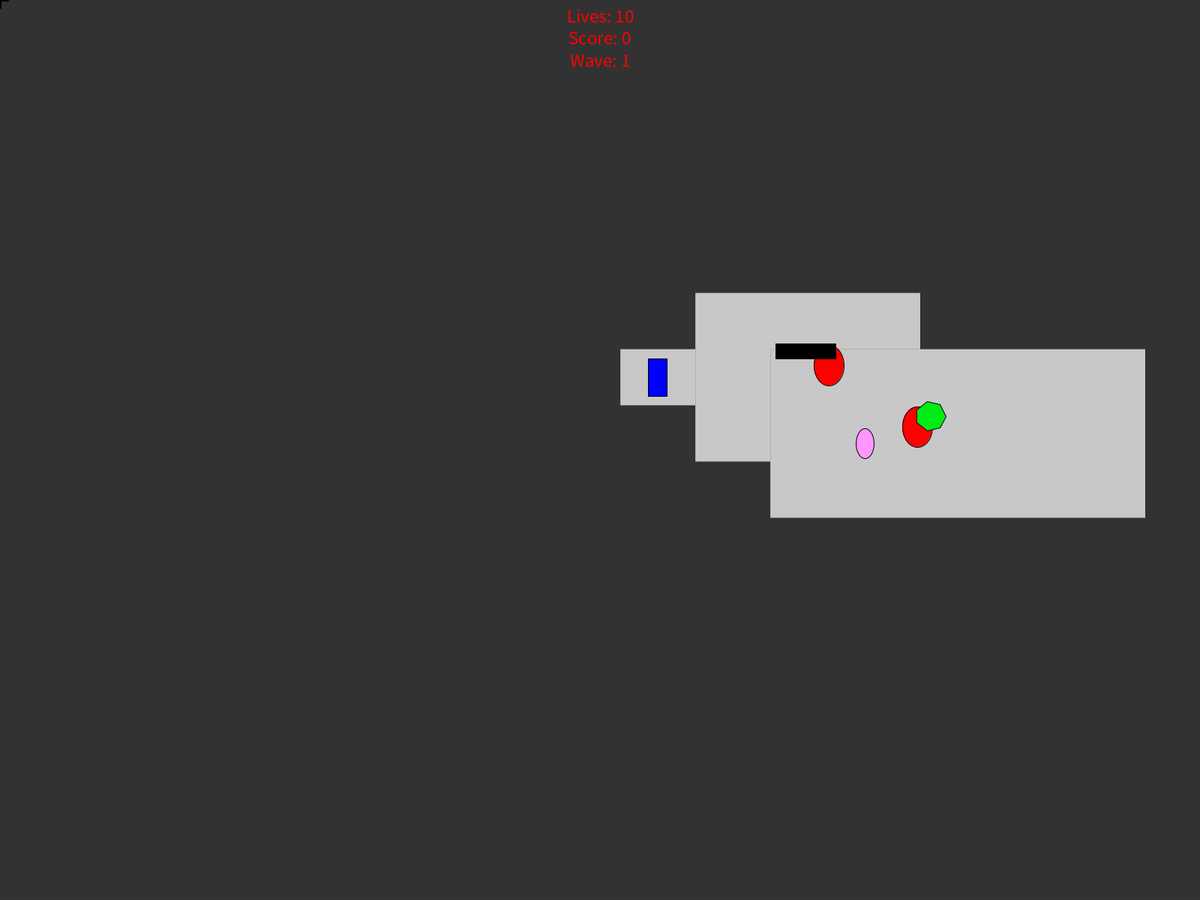
Frame 1 (no input)
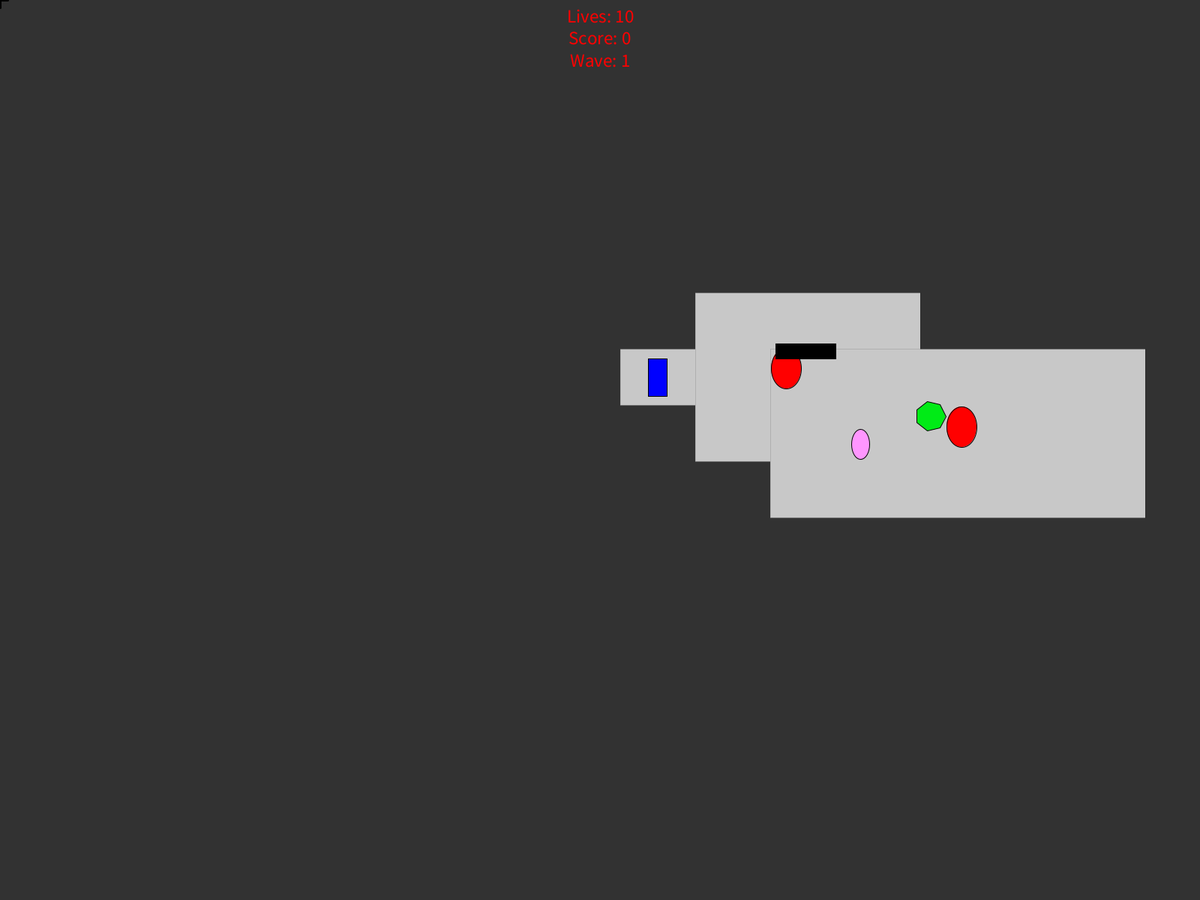
Frame 60 (the mouse pressed at the canvas centre just before this capture)
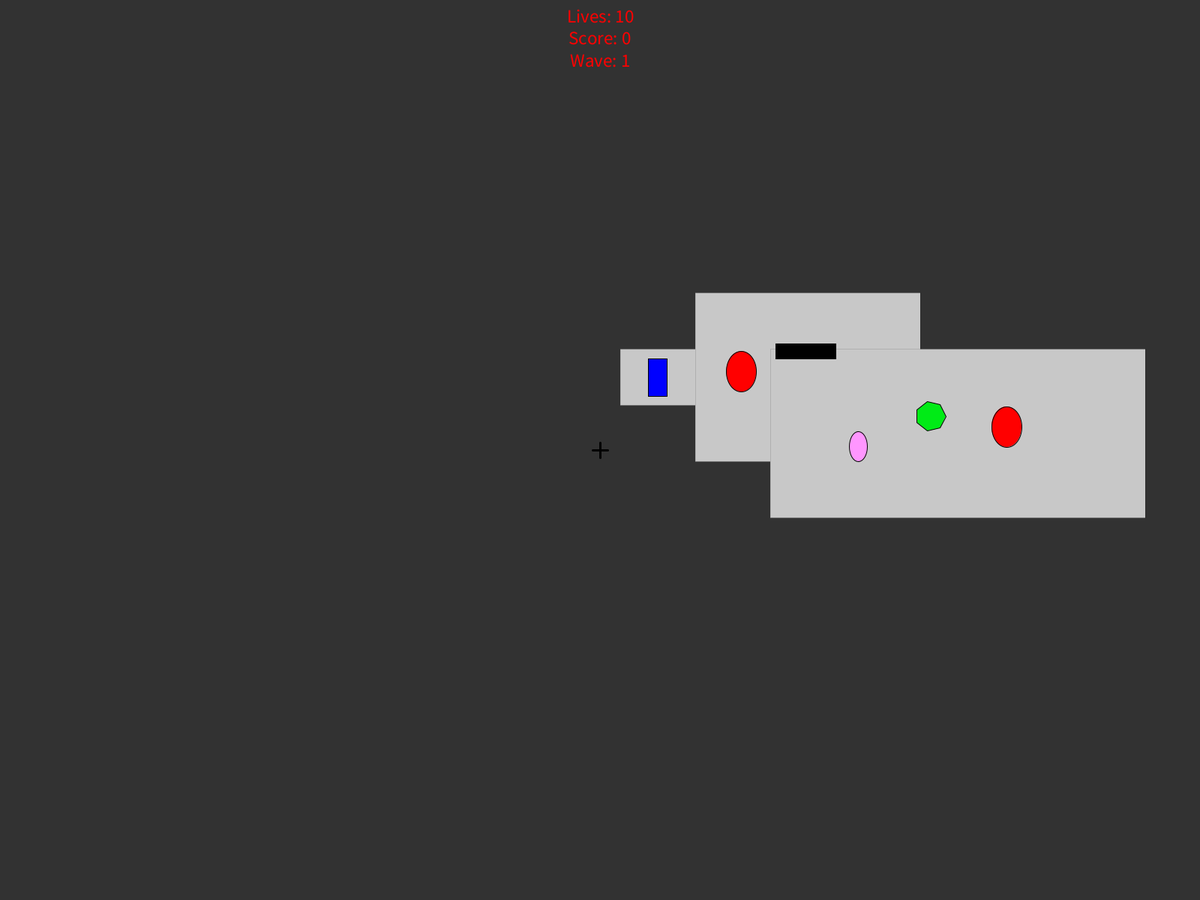
Frame 120 (the mouse held since frame 60 and released just before this capture)

The Processing sketch that drew these frames (run headless with seeded random() and noise(); from frame 60 on, the mouse is pressed at the canvas centre):

// Processing sketch: Robotron
// ── Robotron.pde
Digger digger;
ArrayList<Section> map;
int wave, possPows;
boolean waveStarted;
boolean surviving;
int score;

Player player;
ArrayList<Human> family;
ArrayList<AttackRob> attackers;
ArrayList<AttackFamRob> famAttackers;
ArrayList<TransformRob> transformers;
ArrayList<SuperRob> supers;
ArrayList<Bullet> bullets;
ArrayList<PowerUp> powers;
ArrayList<Obstacle> obs;

void setup() {
  fullScreen();
  background(50);
  rectMode(CENTER);
  textAlign(CENTER);
  wave = 0;
  surviving = true;
  score = 0;
  
  nextWave();
}


void nextWave() {
  background(50);
  wave++;
  waveStarted = false;
  digger = new Digger();
  map = new ArrayList<Section>();
  createBoard();
  
  player = new Player(map.get(0));
  family = new ArrayList<Human>();
  attackers = new ArrayList<AttackRob>();
  famAttackers = new ArrayList<AttackFamRob>();
  transformers = new ArrayList<TransformRob>();
  supers = new ArrayList<SuperRob>();
  bullets = new ArrayList<Bullet>();
  powers = new ArrayList<PowerUp>();
  obs = new ArrayList<Obstacle>();
  
  int room = 0;
  for (int i = 0; i < wave + 1; i++) {
    if (i % 3 == 0 && i != 0) {
      room = (int) random(1, map.size());
      AttackFamRob rob = new AttackFamRob(map.get(room));
      famAttackers.add(rob);
    }
    if (i % 4 == 0 && i != 0) {
      room = (int) random(1, map.size());
      TransformRob trans = new TransformRob(map.get(room));
      transformers.add(trans);
    }
    else {
      room = (int) random(1, map.size());
      AttackRob rob = new AttackRob(map.get(room));
      attackers.add(rob);
    }
  }
  
  if (possPows <= 25) {
    possPows++;
  }
  for (int i = 0; i < 1; i++) {
    int which = (int) random(1, 2);
    room = (int) random(0, map.size());
    PowerUp power = new PowerUp(map.get(room), which);
    powers.add(power);
    
    room = (int) random(1, map.size());
    Obstacle ob = new Obstacle(map.get(room));
    obs.add(ob);
  }
  
  // generate humans
  for (int i  = 0; i < wave; i++) {
    room = (int) random(1, map.size());
    family.add(new Human(map.get(room)));
  }
  waveStarted = true;
}

void createBoard() {  
  digger.drawRoom();
  int maxRooms = wave + 1;
  int currRooms = 0;
  while (currRooms < 5 && currRooms < maxRooms) {
    println("move and corridor");
    digger.move();
    Section corridor = digger.drawCorridor();
    if (corridor != null) {
      map.add(corridor);
    }
    int chance = (int) random(0, 100);
    //println(chance);
    if (chance < 25) {
      println("chance");
      Section room = digger.drawRoom();
      if (room != null) {
        map.add(room);
        currRooms++;
      }
    }
    println("----------------------------OOOOO----------------------------");
  }
}


void draw() {
  background(50);
  if (!waveStarted) {
    // screen offering to move to next wave
    text("Another wave is coming.\nPress ENTER to engage.", displayWidth / 2, displayHeight / 2);
  }
  else if (surviving) {
    for (int i = 0; i < map.size(); i++) {
      map.get(i).draw();
    }
    player.draw();
    strokeWeight(1);
    stroke(0);
    for (int i = 0; i < family.size(); i++) {
      family.get(i).draw();
    }
    for (int i = 0; i < bullets.size(); i++) {
      if (bullets.get(i) != null && bullets.get(i).isInRoom()) {
        bullets.get(i).draw();
      }
      else {
        bullets.remove(i--);
        if (!bullets.isEmpty() && i < 0) {
          i = 0;
        }
      }
    }
    
    // CREATE ALL ROBOTS
    for (int i = 0; i < attackers.size(); i++) {
      Bullet shot = (attackers.get(i).draw());
      if (shot != null) {
        bullets.add(shot);
      }
    }
    for (int i = 0; i < famAttackers.size(); i++) {
      Bullet shot = (famAttackers.get(i).draw());
      if (shot != null) {
        bullets.add(shot);
      }
    }
    for (int i = 0; i < transformers.size(); i++) {
      transformers.get(i).draw();
    }
    for (int i = 0; i < supers.size(); i++) {
      Bullet shot = supers.get(i).draw();
      if (shot != null) {
        bullets.add(shot);
      }
    }
        
    for (int i = 0; i < powers.size(); i++) {
      powers.get(i).draw();
    }
    for (int i = 0; i < obs.size(); i++) {
      obs.get(i).draw();
    }
    
    // TEXT ON SCREEN
    textSize(25);
    fill(255, 0, 0);
    text("Lives: " + player.lives + "\nScore: " + score + "\nWave: " + wave, displayWidth / 2, 30);
    stroke(0);
    strokeWeight(3);
    line(mouseX - 10, mouseY, mouseX + 10, mouseY);
    line(mouseX, mouseY - 10, mouseX, mouseY + 10);
    
    contact();
    if (attackers.isEmpty() && famAttackers.isEmpty() && transformers.isEmpty() && supers.isEmpty()) {
      waveStarted = false;
    }
    if (player.lives <= 0) {
      surviving = false;
    }
  }
  else {
    // game over, humanity is over
    text("Game Over.\nHumanity has fallen.\nScore: " + score + "\nPress ENTER to try again.", displayWidth / 2, displayHeight / 2);
  }
}

void mousePressed() {
}

void mouseReleased() {
  if (waveStarted) {
    bullets.add(player.fire(mouseX, mouseY));
  }
}

void keyPressed() {
  if (key == 'w' && waveStarted && surviving) {
    player.move('w');
  }
  if (key == 'a' && waveStarted && surviving) {
    player.move('a');
  }
  if (key == 'd' && waveStarted && surviving) {
    player.move('d');
  }
  if (key == 's' && waveStarted && surviving) {
    player.move('s');
  }
  if (key == ENTER && !waveStarted) {
    nextWave();
  }
  if (key == ENTER && !surviving) {
    setup();
  }
}

void keyReleased() {
  
}

void contact() {
  // comment out to switch off detection features
  bulletContact();
  playObsCont();
  if (surviving) {
    playHumCont();
    playPowCont();
    robHumCont();
  }
}

void bulletContact() {
  // check if bullet has come into contact with player
  // humans or any of the robots
  // destroy anything that is in contact
  // if humans arraylist reaches size 0 then return   surviving = false
  
  // player hit
  int topedge1 = (int) player.position.y - player.height / 2;
  int leftedge1 = (int) player.position.x - player.width / 2;
  int bottomedge1 = (int) player.position.y + player.height / 2;
  int rightedge1 = (int) player.position.x + player.width / 2;
  
  for (int i = 0; i < bullets.size(); i++) {
    if (!bullets.isEmpty() && (bullets.get(i).owner == 1 || bullets.get(i).owner == 3)) {
      int topedge2 = (int) bullets.get(i).position.y - bullets.get(i).height / 2;
      int leftedge2 = (int) bullets.get(i).position.x - bullets.get(i).width / 2;
      int bottomedge2 = (int) bullets.get(i).position.y + bullets.get(i).height / 2;
      int rightedge2 = (int) bullets.get(i).position.x + bullets.get(i).width / 2;
      
      if (leftedge1 < rightedge2 && rightedge1 > leftedge2 && bottomedge1 > topedge2 && topedge1 < bottomedge2) {
        bullets.remove(i--);         
        if (!bullets.isEmpty() && i < 0) {
          i = 0;
        };
        player.hit();
        println("Player Lives: " + player.lives);
        if (player.lives == 0) {
          surviving = false;
          return;
        }
      }
      
      // SHOOT OBSTACLE BY ATTACKER
      for (int j = 0; j < obs.size(); j++) {
        if (!bullets.isEmpty()) {
          int topedge3 = (int) obs.get(j).position.y - obs.get(j).height / 2;
          int leftedge3 = (int) obs.get(j).position.x - obs.get(j).width / 2;
          int bottomedge3 = (int) obs.get(j).position.y + obs.get(j).height / 2;
          int rightedge3 = (int) obs.get(j).position.x + obs.get(j).width / 2;
          
          if (leftedge3 < rightedge2 && rightedge3 > leftedge2 && bottomedge3 > topedge2 && topedge3 < bottomedge2) {
            bullets.remove(i--);         if (!bullets.isEmpty() && i < 0) {           i = 0;         };
          }
        }
      }
    }
    
    // famattack robot shot
    if (!bullets.isEmpty() && bullets.get(i).owner == 2) {
      int topedge2 = (int) bullets.get(i).position.y - bullets.get(i).height / 2;
      int leftedge2 = (int) bullets.get(i).position.x - bullets.get(i).width / 2;
      int bottomedge2 = (int) bullets.get(i).position.y + bullets.get(i).height / 2;
      int rightedge2 = (int) bullets.get(i).position.x + bullets.get(i).width / 2;
      
      for (int j = 0; j < obs.size(); j++) {
        if (!bullets.isEmpty() && !family.isEmpty()) {
          int topedge3 = (int) family.get(j).position.y - family.get(j).height / 2;
          int leftedge3 = (int) family.get(j).position.x - family.get(j).width / 2;
          int bottomedge3 = (int) family.get(j).position.y + family.get(j).height / 2;
          int rightedge3 = (int) family.get(j).position.x + family.get(j).width / 2;
          
          if (leftedge3 < rightedge2 && rightedge3 > leftedge2 && bottomedge3 > topedge2 && topedge3 < bottomedge2) {
            bullets.remove(i--);         
            if (!bullets.isEmpty() && i < 0) {
              i = 0;
            };
            family.remove(j);
            if (family.isEmpty()) {
              surviving = false;
            }
          }
        }
      }
    }
    
    // shots from player
    else if (!bullets.isEmpty() && surviving && bullets.get(i).owner == 0) {
      for (int j = 0; j < attackers.size(); j++) {
        if (!bullets.isEmpty()) {
          PVector dist = new PVector();
          dist.x = abs(attackers.get(j).position.x - bullets.get(i).position.x);
          dist.y = abs(attackers.get(j).position.y - bullets.get(i).position.y);
          
          if (dist.x > (bullets.get(i).width / 2 + attackers.get(j).width / 2) || (dist.y > (bullets.get(i).height / 2 + attackers.get(j).height / 2))) {
            continue;
          }
          if (dist.x <= bullets.get(i).width / 2 || dist.y <= bullets.get(i).height / 2) {
            bullets.remove(i--);         if (!bullets.isEmpty() && i < 0) {           i = 0;         };
            attackers.remove(j);
            incScore(-1);
            continue;
          }
          
          int dist_sq = (int) Math.pow(dist.x - bullets.get(i).width / 2, 2) + (int) Math.pow(dist.y - bullets.get(i).width/ 2, 2);
          if (dist_sq <= (int) Math.pow(attackers.get(j).width, 2) || dist_sq <= (int) Math.pow(attackers.get(j).height, 2)) {
            bullets.remove(i--);         if (!bullets.isEmpty() && i < 0) {           i = 0;         };
            attackers.remove(j);
            incScore(-1);
          }
        }
      }
      for (int j = 0; j < famAttackers.size(); j++) {
        if (!bullets.isEmpty()) {
          PVector dist = new PVector();
          dist.x = abs(famAttackers.get(j).position.x - bullets.get(i).position.x);
          dist.y = abs(famAttackers.get(j).position.y - bullets.get(i).position.y);
          
          if (dist.x > (bullets.get(i).width / 2 + famAttackers.get(j).width / 2) || (dist.y > (bullets.get(i).height / 2 + famAttackers.get(j).height / 2))) {
            continue;
          }
          if (dist.x <= bullets.get(i).width / 2 || dist.y <= bullets.get(i).height / 2) {
            bullets.remove(i--);         if (!bullets.isEmpty() && i < 0) {           i = 0;         };
            famAttackers.remove(j);
            incScore(-2);
            continue;
          }
          
          int dist_sq = (int) Math.pow(dist.x - bullets.get(i).width / 2, 2) + (int) Math.pow(dist.y - bullets.get(i).width/ 2, 2);
          if (dist_sq <= (int) Math.pow(famAttackers.get(j).width, 2) || dist_sq <= (int) Math.pow(famAttackers.get(j).height, 2)) {
            bullets.remove(i--);         if (!bullets.isEmpty() && i < 0) {           i = 0;         };
            famAttackers.remove(j);
            incScore(-2);
          }
        }
      }
      for (int j = 0; j < transformers.size(); j++) {
        if (!bullets.isEmpty()) {
          PVector dist = new PVector();
          dist.x = abs(transformers.get(j).position.x - bullets.get(i).position.x);
          dist.y = abs(transformers.get(j).position.y - bullets.get(i).position.y);
          
          if (dist.x > (bullets.get(i).width / 2 + transformers.get(j).width / 2) || (dist.y > (bullets.get(i).height / 2 + transformers.get(j).height / 2))) {
            continue;
          }
          if (dist.x <= bullets.get(i).width / 2 || dist.y <= bullets.get(i).height / 2) {
            bullets.remove(i--);
            if (!bullets.isEmpty() && i < 0) {
              i = 0;
            };
            transformers.remove(j);
            incScore(-2);
            continue;
          }
          
          int dist_sq = (int) Math.pow(dist.x - bullets.get(i).width / 2, 2) + (int) Math.pow(dist.y - bullets.get(i).width/ 2, 2);
          if (dist_sq <= (int) Math.pow(transformers.get(j).width, 2) || dist_sq <= (int) Math.pow(transformers.get(j).height, 2)) {
            bullets.remove(i--);         
            if (!bullets.isEmpty() && i < 0) {
              i = 0;
            };
            transformers.remove(j);
            incScore(-2);
          }
        }
      }
      for (int j = 0; j < supers.size(); j++) {
        // TODO: supers can have multiple lives
        if (!bullets.isEmpty()) {
          PVector dist = new PVector();
          dist.x = abs(supers.get(j).position.x - bullets.get(i).position.x);
          dist.y = abs(supers.get(j).position.y - bullets.get(i).position.y);
          
          if (dist.x > (bullets.get(i).width / 2 + supers.get(j).width / 2) || (dist.y > (bullets.get(i).height / 2 + supers.get(j).height / 2))) {
            continue;
          }
          if (dist.x <= bullets.get(i).width / 2 || dist.y <= bullets.get(i).height / 2) {
            bullets.remove(i--);
            if (!bullets.isEmpty() && i < 0) {
              i = 0;
            };
            supers.remove(j);
            incScore(-2);
            continue;
          }
          
          int dist_sq = (int) Math.pow(dist.x - bullets.get(i).width / 2, 2) + (int) Math.pow(dist.y - bullets.get(i).width/ 2, 2);
          if (dist_sq <= (int) Math.pow(supers.get(j).width, 2) || dist_sq <= (int) Math.pow(supers.get(j).height, 2)) {
            bullets.remove(i--);         
            if (!bullets.isEmpty() && i < 0) {
              i = 0;
            };
            supers.remove(j);
            incScore(-2);
          }
        }
      }
      
      for (int j = 0; j < obs.size(); j++) {
        if (!bullets.isEmpty()) {
          int topedge2 = (int) bullets.get(i).position.y - bullets.get(i).height / 2;
          int leftedge2 = (int) bullets.get(i).position.x - bullets.get(i).width / 2;
          int bottomedge2 = (int) bullets.get(i).position.y + bullets.get(i).height / 2;
          int rightedge2 = (int) bullets.get(i).position.x + bullets.get(i).width / 2;
          
          int topedge3 = (int) obs.get(j).position.y - obs.get(j).height / 2;
          int leftedge3 = (int) obs.get(j).position.x - obs.get(j).width / 2;
          int bottomedge3 = (int) obs.get(j).position.y + obs.get(j).height / 2;
          int rightedge3 = (int) obs.get(j).position.x + obs.get(j).width / 2;
          
          if (leftedge3 < rightedge2 && rightedge3 > leftedge2 && bottomedge3 > topedge2 && topedge3 < bottomedge2) {
            bullets.remove(i--);         if (!bullets.isEmpty() && i < 0) {           i = 0;         };
            obs.remove(j);
          }
        }
      }
      
      if (attackers.isEmpty() && famAttackers.isEmpty() && transformers.isEmpty() && supers.isEmpty()) {
        waveStarted = false;
      }
    }
  }
}

// PLAYER-HUMAN-CONTACT
void playHumCont() {
  PVector dist = new PVector();
  for (int i = 0; i < family.size(); i++) {
    dist.x = abs(family.get(i).position.x - player.position.x);
    dist.y = abs(family.get(i).position.y - player.position.y);
    
    if (dist.x > (player.width / 2 + family.get(i).width / 2) || (dist.y > (player.height / 2 + family.get(i).height / 2))) {
      // does not save
      continue;
    }
    if (dist.x <= player.width / 2 || dist.y <= player.height / 2) {
      // saved a human
      incScore(i);
      family.remove(i);
      continue;
    }
    
    int dist_sq = (int) Math.pow(dist.x - player.width / 2, 2) + (int) Math.pow(dist.y - player.width/ 2, 2);
    if (dist_sq <= (int) Math.pow(family.get(i).width, 2) || dist_sq <= (int) Math.pow(family.get(i).height, 2)) {
      // saved human
      incScore(i);
      family.remove(i);
    }
  }
}


// PLAYER-POWERUP-CONTACT
void playPowCont() {
  float px1 = player.position.x - player.width / 2;
  float py1 = player.position.y - player.height / 2;
  float px2 = player.position.x + player.width / 2;
  float py2 = player.position.y - player.height / 2;
  float px3 = player.position.x + player.width / 2;
  float py3 = player.position.y + player.height / 2;
  float px4 = player.position.x - player.width / 2;
  float py4 = player.position.y + player.height / 2;
  float[] playVerts = {px1, py1, px2, py2, px3, py3, px4, py4};
  
  for (int i = 0; i < powers.size(); i++) {
    for (int j = 0; j < playVerts.length; j++) {
      float x = playVerts[j++];
      float y = playVerts[j];
      if (!powers.isEmpty() && powers.get(i).contains(x, y)) {
        int type = powers.get(i).activate();
        if (type == 0) {
          // activate power
          slow();
        }
        else {
          player.invincible();
        }
        powers.remove(i);
      }
    }
  }
}

void playObsCont() {
  int topedge1 = (int) player.position.y - player.height / 2;
  int leftedge1 = (int) player.position.x - player.width / 2;
  int bottomedge1 = (int) player.position.y + player.height / 2;
  int rightedge1 = (int) player.position.x + player.width / 2;
  
  for (int i = 0; i < obs.size(); i++) {
    int topedge2 = (int) obs.get(i).position.y - obs.get(i).height / 2;
    int leftedge2 = (int) obs.get(i).position.x - obs.get(i).width / 2;
    int bottomedge2 = (int) obs.get(i).position.y + obs.get(i).height / 2;
    int rightedge2 = (int) obs.get(i).position.x + obs.get(i).width / 2;
    
    if (leftedge1 < rightedge2 && rightedge1 > leftedge2 && bottomedge1 > topedge2 && topedge1 < bottomedge2) {
        player.hit();
        if (player.lives == 0) {
          surviving = false;
          return;
        }
        player.bumpWall();
      }
  }
}

void slow() {
  for (int i = 0; i < attackers.size(); i++) {
    attackers.get(i).slow();
  }
  for (int i = 0; i < famAttackers.size(); i++) {
    famAttackers.get(i).slow();
  }
  for (int i = 0; i < transformers.size(); i++) {
    transformers.get(i).slow();
  }
}

// ADD TO THE USERS SCORE
void incScore(int i) {
  if (i == -1) {
    score += 50;
  }
  else if (i == -2) {
    score += 75;
  }
  else if (i == -3) {
    // shot super robot/ ex-human
    // deduct points?
    // no points
  }
  else if (family.get(i).member == 0) {
    score += 100;
  }
  else if (family.get(i).member == 1) {
    score += 200;
  }
  else if (family.get(i).member == 2) {
    score += 300;
  }
}

// ROBOT-HUMAN-CONTACT
void robHumCont() {
  // check for human attack robots
  // and for transformers
  // for transformers remove human and add super robot
  for (int i = 0; i < transformers.size(); i++) {
    for (int j = 0; j < family.size(); j++) {
      
      float a = Math.abs(transformers.get(i).position.x - family.get(j).position.x);
      float b = Math.abs(transformers.get(i).position.y - family.get(j).position.y);
      
      a = a * a;
      b = b * b;
      
      float dist = (float) Math.sqrt(a + b);

      if (dist < transformers.get(i).width / 2 + family.get(j).width / 2 && dist < transformers.get(i).height / 2 + family.get(j).height / 2) {
        SuperRob hybrid = new SuperRob(family.get(j).position.x, family.get(j).position.y);
        family.remove(j);
        if (family.isEmpty()) {
          surviving = false;
        }
        supers.add(hybrid);
      }
    }
  }
   
  for (int i = 0; i < attackers.size(); i++) {
    PVector dist = new PVector();
    dist.x = abs(attackers.get(i).position.x - player.position.x);
    dist.y = abs(attackers.get(i).position.y - player.position.y);
    
    if (dist.x > (player.width / 2 + attackers.get(i).width / 2) || (dist.y > (player.height / 2 + attackers.get(i).height / 2))) {
      // miss
      continue;
    }
    if (dist.x <= player.width / 2 || dist.y <= player.height / 2) {
      // contact
      println(player.counter2);
      if (player.counter2 == 0 ) {
        println("contact");
        player.hit();
      }
      if (player.lives == 0) {
        surviving = false;
        return;
      }
    }
    
    int dist_sq = (int) Math.pow(dist.x - player.width / 2, 2) + (int) Math.pow(dist.y - player.width/ 2, 2);
    if (dist_sq <= (int) Math.pow(attackers.get(i).width, 2) || dist_sq <= (int) Math.pow(attackers.get(i).height, 2)) {
      // contact
      println(player.counter2);
      if (player.counter2 == 0 ) {
        println("contact");
        player.hit();
      }
      if (player.lives == 0) {
        surviving = false;
        return;
      }
    }
  }
}

/*
  Contact of objects
  https://www.gamedevelopment.blog/collision-detection-circles-rectangles-and-polygons/
*/

// ── AttackFamRob.pde
final class AttackFamRob {
  PVector position, target, vector, velocity;
  float orientation;
  Section location;
  int width, height;
  int radiusW, radiusH;
  boolean see;  // true for player, false for family
  int start, cooldown;
  float speed, counter;
  
  AttackFamRob(Section room) {
    this.position = new PVector((int) random(room.position.x - room.width / 2, room.position.x + room.width / 2), (int) random(room.position.y - room.height / 2, room.position.y + room.height / 2));
    this.vector = new PVector(0, 0);
    this.velocity = new PVector(0, 0);
    this.orientation = 0f;
    this.location = room;
    this.width = displayWidth / 40;
    this.height = displayHeight / 22;
    this.radiusW = displayWidth / 3;
    this.radiusH = displayHeight / 3;
    this.cooldown = 0;
    this.speed = .5f;
    this.start = second * 2;
  }
  
  Bullet draw() {
    strokeWeight(1);
    fill(255, 138, 79);
    ellipse(position.x, position.y, width, height);
    // orange for family attacker
    cooldown--;
    return move();
  }
  
  Bullet move() {    
    // chase using target var
    if (see && isInRoom()) {
      this.vector = new PVector(target.x - position.x, target.y - position.y);
      this.velocity = new PVector((float)vector.x, (float)vector.y);      
    }
    else if (!see && isInRoom()) {
      velocity.x = cos(orientation);
      velocity.y = sin(orientation);
    }
    else if (!see && !isInRoom()) {
      // BOUNCE OFF EDGE
      orientation = orientation + PI;
      if ((position.x < location.position.x + location.width / 2) || (position.x > location.position.x - location.width / 2)) velocity.x = -velocity.x ;
      if ((position.y < location.position.y + location.height / 2) || (position.y > location.position.y - location.height / 2)) velocity.y = -velocity.y ;
    }

    
    velocity.normalize().mult(speed);
    position.add(velocity);
    
    float targetOrientation = atan2(velocity.y, velocity.x);
    if (abs(targetOrientation - orientation) <= ORIENT_INC) {
      orientation = targetOrientation;
      if (counter > 0) {
        counter--;
      }
      else if (counter == 0) { 
        speed = 1;
      }
      return scan();
    }
    
    // CORRECT ORIENTATION FROM COMPLETE ROTATIONS
    if (targetOrientation < orientation) {
      if (orientation - targetOrientation < PI) orientation -= ORIENT_INC;
      else orientation += ORIENT_INC;
    }
    else {
      if (targetOrientation - orientation < PI) orientation += ORIENT_INC;
      else orientation -= ORIENT_INC; 
    }
    
    // Keep in bounds
    if (orientation > PI) orientation -= 2 * PI;
    else if (orientation < -PI) orientation += 2 * PI;    
      
    if (counter > 0) {
      counter--;
    }
    else if (counter == 0) { 
      speed = 1;
    }
      
    return scan();
  }
  
  Bullet scan() {
    float shortest = displayWidth;
    int victim = 0;
    for (int i = 0; i < family.size(); i++) {
      // for all, detect shortest dist
      float a = Math.abs(position.x - family.get(i).position.x);
      float b = Math.abs(position.y - family.get(i).position.y);
      
      a = a * a;
      b = b * b;
      
      float dist = (float) Math.sqrt(a + b);
      
      if (dist < shortest) {
        shortest = dist;
        victim = i;
      }
    }
    if (!family.isEmpty()) {
      target = family.get(victim).position;
    }
    
    // perform scan
    see = false;
    // TODO: minus section size from radius measurements
    if (target.x > position.x - radiusW / 2 && target.x < position.x + radiusW / 2 &&
        target.y > position.y - radiusH / 2 && target.y < position.y + radiusH / 2) {
          see = true;
        }
    // see PursueSketch
    if (start > 0) {
      start--;
    }
    if(cooldown <= 0 && start == 0) {
      return fire(target);
    }
    else {
      return null;
    }
  }
  
  Bullet fire(PVector target) {
    Bullet bullet = new Bullet(position, target, 2);
    cooldown = second * 5;
    return bullet;
  }
  
  void slow() {
    counter = second * 3;
    speed = 0;
  }
  
  boolean isInRoom() {
    for (int i = 0; i < map.size(); i++) {
      float l2 = map.get(i).position.x - map.get(i).width / 2;
      float r2 = map.get(i).position.x + map.get(i).width / 2;
      float t2 = map.get(i).position.y - map.get(i).height / 2;
      float b2 = map.get(i).position.y + map.get(i).height / 2;
      
      if (position.x >= l2 && position.x <= r2 && position.y >= t2 && position.y <= b2) {
        return true;
      }
    }
    return false;
  }
}

// ── AttackRob.pde
final float ORIENT_INC = PI / 32; 
final int second = 60;

final class AttackRob {
  PVector position, target, vector, velocity;
  float orientation;
  Section location;
  int width, height;
  int radiusW, radiusH;
  boolean see;  // true for player, false for family
  int start, cooldown;
  int speed, counter;
  
  AttackRob(Section room) {
    this.position = new PVector((int) random(room.position.x - room.width / 2, room.position.x + room.width / 2), (int) random(room.position.y - room.height / 2, room.position.y + room.height / 2));
    this.vector = new PVector(0, 0);
    this.velocity = new PVector(0, 0);
    this.orientation = 0f;
    this.location = room;
    this.width = displayWidth / 40;
    this.height = displayHeight / 22;
    this.radiusW = displayWidth / 3;
    this.radiusH = displayHeight / 3;
    this.cooldown = 0;
    this.speed = 1;
    this.start = second * 2;
  }
  
  Bullet draw() {
    strokeWeight(1);
    fill(255, 0, 0);
    ellipse(position.x, position.y, width, height);
    // orange for family attacker
    cooldown--;
    return move();
  }
  
  Bullet move() {    
    // chase using target var
    if (see && isInRoom()) {
      this.vector = new PVector(target.x - position.x, target.y - position.y);
      this.velocity = new PVector((float)vector.x, (float)vector.y);      
    }
    else if (!see && isInRoom()) {
      velocity.x = cos(orientation);
      velocity.y = sin(orientation);
    }
    else if (!see && !isInRoom()) {
      // BOUNCE OFF EDGE
      orientation = orientation + PI;
      if ((position.x < location.position.x + location.width / 2) || (position.x > location.position.x - location.width / 2)) velocity.x = -velocity.x ;
      if ((position.y < location.position.y + location.height / 2) || (position.y > location.position.y - location.height / 2)) velocity.y = -velocity.y ;
    }

    
    velocity.normalize().mult(speed);
    position.add(velocity);
    
    float targetOrientation = atan2(velocity.y, velocity.x);
    if (abs(targetOrientation - orientation) <= ORIENT_INC) {
      orientation = targetOrientation;
      if (counter > 0) {
        counter--;
      }
      else if (counter == 0) { 
        speed = 1;
      }
      return scan();
    }
    
    // CORRECT ORIENTATION FROM COMPLETE ROTATIONS
    if (targetOrientation < orientation) {
      if (orientation - targetOrientation < PI) orientation -= ORIENT_INC;
      else orientation += ORIENT_INC;
    }
    else {
      if (targetOrientation - orientation < PI) orientation += ORIENT_INC;
      else orientation -= ORIENT_INC; 
    }
    
    // Keep in bounds
    if (orientation > PI) orientation -= 2 * PI;
    else if (orientation < -PI) orientation += 2 * PI;    
      
    if (counter > 0) {
      counter--;
    }
    else if (counter == 0) { 
      speed = 1;
    }
      
    return scan();
  }
  
  Bullet scan() {
    target = player.position;
    
    // perform scan
    see = false;
    // TODO: minus section size from radius measurements
    if (player.position.x > position.x - radiusW / 2 && player.position.x < position.x + radiusW / 2 &&
        player.position.y > position.y - radiusH / 2 && player.position.y < position.y + radiusH / 2) {
          see = true;
        }
    // see PursueSketch
    if (start > 0) {
      start--;
    }
    if(cooldown <= 0 && start == 0) {
      return fire(target);
    }
    else {
      return null;
    }
  }
  
  Bullet fire(PVector target) {
    Bullet bullet = new Bullet(position, target, 1);
    cooldown = second / 2;
    return bullet;
  }
  
  void slow() {
    counter = second * 3;
    speed = 0;
  }
  
  boolean isInRoom() {
    for (int i = 0; i < map.size(); i++) {
      float l2 = map.get(i).position.x - map.get(i).width / 2;
      float r2 = map.get(i).position.x + map.get(i).width / 2;
      float t2 = map.get(i).position.y - map.get(i).height / 2;
      float b2 = map.get(i).position.y + map.get(i).height / 2;
      
      if (position.x >= l2 && position.x <= r2 && position.y >= t2 && position.y <= b2) {
        return true;
      }
    }
    return false;
  }
}

// ── Bullet.pde
public class Bullet {
  PVector position, target, vector, velocity;
  int width, height;
  int owner;  // 0 for player, 1 for robot, 2 for famrobot, 3 for super
  int colour1, colour2, colour3;
  
  Bullet(PVector position, PVector target, int owner) {
    this.position = position.copy();
    this.target = target.copy();
    this.width = displayWidth / 250;
    this.height = displayHeight/ 150;
    this.owner = owner;
    this.vector = new PVector(target.x - position.x, target.y - position.y);
    this.velocity = new PVector((float)vector.x * 100, (float)vector.y * 100);
    velocity = velocity.normalize().mult(10);
    
    if (owner == 0) {
      this.colour1 = 0;
      this.colour2 = 0;
      this.colour3 = 255;
    }
    else if (owner == 1) {
      this.colour1 = 255;
      this.colour2 = 0;
      this.colour3 = 0;
    }
    else if (owner == 2) {
      this.colour1 = 255;
      this.colour2 = 138;
      this.colour3 = 79;
    }
    else if (owner == 3) {
      this.colour1 = 78;
      this.colour2 = 98;
      this.colour3 = 195;
    }
  }
  
  void draw() {
    move();
    strokeWeight(1);
    fill(colour1, 0, colour3);
    rect(position.x, position.y, width, height);
  }
  
  void move() {
    position.add(velocity);
  }
  
  boolean isInRoom() {
    for (int i = 0; i < map.size(); i++) {
      float l2 = map.get(i).position.x - map.get(i).width / 2;
      float r2 = map.get(i).position.x + map.get(i).width / 2;
      float t2 = map.get(i).position.y - map.get(i).height / 2;
      float b2 = map.get(i).position.y + map.get(i).height / 2;
      
      //println("xs " + l2 + " " + r2 + " ys" + t2 + " " + b2);
      //println("x: " + x + ", y: " + y);
      
      if (position.x >= l2 && position.x <= r2 && position.y >= t2 && position.y <= b2) {
        return true;
      }
    }
    return false;
  }
}

// ── Digger.pde
public class Digger {
  int id = 0, colour = 255;
  PVector position;
  boolean inRoom;    // summarises Fr and Fc
  int xSection = displayWidth / 16;
  int ySection = displayHeight / 16;
  ArrayList<PVector> placesBeen;
  
  Digger() {
    this.position = new PVector((int) random(displayWidth / 3, (displayWidth / 3) * 2), (int) random(displayHeight / 3, (displayHeight / 3) * 2));
    this.inRoom = false;
    placesBeen = new ArrayList<PVector>();
    placesBeen.add(position);
  }
  
  void draw() {
    text(id, position.x, position.y);
    id++;
    if (inRoom) {
      fill(colour, 0, 0);
    }
    else {
      fill (0, 255, 255);
    }
    rect(position.x, position.y, xSection, ySection);
  }
  
  public void move() {
    // floats are truncated to ints, 2.5 --> 2
    println("in room: " + detect());
    while (detect()) {        // GETTING STUCK IN LOOP, ESCAPE WITH COUNTER AND RETURN FALSE SO THAT DIGGER CAN BE MOVED TO ANOTHER START POINT AT EDGE OF A ROOM
      println("detecting room loop");
      int vertHoriz = (int) random(0, 2);
      if (vertHoriz == 0) {
        vertHoriz = (int) random(0, 2);
        if (vertHoriz == 0 && position.x < displayWidth - xSection) {
          position.x = position.x + xSection;
        }
        else if (vertHoriz == 1 && position.x > 0 + xSection) {
          position.x = position.x - xSection;
        }
      }
      else {
        vertHoriz = (int) random(0, 2);
        if (vertHoriz == 0 && position.y < displayHeight - ySection) {
          position.y = position.y + ySection;
        }
        else if (vertHoriz == 1 && position.y > 0 + ySection) {
          position.y = position.y - ySection;
        }
      }    
    }
    placesBeen.add(position);
  }
  
  boolean checkInRoom() {
    for (int i = 0; i < map.size(); i++) {
      if (position.x > map.get(i).position.x - map.get(i).width / 2 &&
          position.x < map.get(i).position.x + map.get(i).width / 2 &&
          position.y > map.get(i).position.y - map.get(i).height / 2 &&
          position.y > map.get(i).position.y - map.get(i).height / 2) {
            return true;
          }
    }
    return false;
  }
  
  // DRAW CORRIDOR SECTIONS
  public Section drawCorridor() {
    Section corridor = new Section((int) position.x, (int) position.y, xSection, ySection, false);
    while (detectRoomCollision(corridor)) {
      println("corridor");
      corridor = new Section((int) position.x, (int) position.y, xSection, ySection, false);
    }
    return corridor;
  }
  
  // DRAW FULL ROOM
  public Section drawRoom() {
    int roomWidth = (int) random(2, 6);
    int roomHeight = (int) random(2, 6);
        
    if (roomWidth % 2 == 0) {
      roomWidth += 1;
    }
    if (roomHeight % 2 == 0) {
      roomHeight += 1;
    }
    Section room = new Section((int) position.x, (int) position.y, xSection * roomWidth, ySection * roomHeight, true);
    int counter = 0;
    while (detectRoomCollision(room) && counter < 100) {
      room = new Section((int) position.x, (int) position.y, xSection * roomWidth, ySection * roomHeight, true);
      counter++;
      println("draw room loop");
    }
    println(counter + " collisions");
    if (counter < 100) {
      return room;
    }
    else {
      return null;
    }
  }
  
  // CHECKS IF DIGGER IS IN ROOM
  public boolean detect() {
    for (int i = 0; i < map.size(); i++) {
      if (position.x < map.get(i).position.x + map.get(i).width / 2 &&
          position.x > map.get(i).position.x - map.get(i).width / 2 &&
          position.y < map.get(i).position.y + map.get(i).height / 2 &&
          position.y > map.get(i).position.y - map.get(i).height / 2) {
            inRoom = true;
            return inRoom;
          }
    }
    inRoom = false;
    return inRoom;
  }
  
  public boolean detectRoomCollision(Section room) {
    println("detecting");
    //PVector topleft1 = new PVector(room.position.x - room.width / 2, room.position.y - room.height / 2);
    //PVector topright1 = new PVector(room.position.x + room.width / 2, room.position.y - room.height / 2);
    //PVector bottomleft1 = new PVector(room.position.x - room.width / 2, room.position.y + room.height / 2);
    //PVector bottomright1 = new PVector(room.position.x + room.width / 2, room.position.y + room.height / 2);
    
    //if (topleft1.x < 0 || topright1.x > displayWidth || topleft1.y < 0 || bottomright1.y > displayHeight) {
    //  return true;
    //}
    
    //for (int i = 0; i < map.size(); i++) {
    //  if (map.get(i).type) {
    //    //PVector topleft2 = new PVector(map.get(i).position.x - map.get(i).width / 2, map.get(i).position.y - map.get(i).height / 2);
    //    PVector topright2 = new PVector(map.get(i).position.x + map.get(i).width / 2, map.get(i).position.y - map.get(i).height / 2);
    //    PVector bottomleft2 = new PVector(map.get(i).position.x - map.get(i).width / 2, map.get(i).position.y + map.get(i).height / 2);
    //    //PVector bottomright2 = new PVector(map.get(i).position.x + map.get(i).width / 2, map.get(i).position.y + map.get(i).height / 2);
        
    //    if (topright1.y < bottomleft2.y || bottomleft1.y > topright2.y ||
    //        topright1.x < bottomleft2.x || bottomleft1.x > topright2.x) {
    //          return true;
    //    }
    //  }
    //}
    //return false;
    int top1 = (int) room.position.y - room.height / 2;
    int left1 = (int) room.position.x - room.width / 2;
    int bottom1 = (int) room.position.y + room.height / 2;
    int right1 = (int) room.position.x + room.width / 2;
    
    for (int i = 0; i < map.size(); i++) {
      if (map.get(i).type) {
        int top2 = (int) map.get(i).position.y - map.get(i).height / 2;
        int left2 = (int) map.get(i).position.x - map.get(i).width / 2;
        int bottom2 = (int) map.get(i).position.y + map.get(i).height / 2;
        int right2 = (int) map.get(i).position.x + map.get(i).width / 2;
        
        //if ((right2 > left1 && bottom2 > top1) || (left2 < right1 && top2 < bottom1) ||
        //    (right2 > left1 && top2 < bottom1) || (left2 < right1 && bottom2 > top1)) {
        //  return true;
        //}
        
        println(left1 + " " + right1 + " " + top1 + " " + bottom1);
        println(left2 + " " + right2 + " " + top2 + " " + bottom2);

        if( left1 < right2 && right1 > left2 && bottom1 < top2 && top1 > bottom2){
          return true;
        }
      }
    }
    
    return false;
  }
}

// ── Human.pde
final class Human {
  PVector position, playerPos, robPos, vector, velocity;
  float orientation;
  Section section;
  int width, height;
  boolean seePlayer, seeRob, attOrTrans;
  int radiusW, radiusH;
  int member, speed, who;
  
  Human(Section room) {
    this.position = new PVector((int) random(room.position.x - room.width / 2, room.position.x + room.width / 2), (int) random(room.position.y - room.height / 2, room.position.y + room.height / 2));
    this.orientation = 0f;
    this.section = room;
    this.vector = new PVector(0, 0);
    this.velocity = new PVector(0, 0);
    
    this.member = (int) random(0, 3);
    if (member == 0) {
      this.width = displayWidth / 60;
      this.height = displayHeight / 22;
      speed = 3;
    }
    else if (member == 1) {
      this.width = displayWidth / 65;
      this.height = displayHeight / 30;
      speed = 2;
    }
    else if (member == 2) {
      this.width = displayWidth / 70;
      this.height = displayHeight / 40;
      speed = 1;
    }
    this.radiusW = displayWidth / 3;
    this.radiusH = displayHeight / 3;
    
    this.seePlayer = false;
    this.seeRob = false;
  }
  
  void draw() {
    strokeWeight(1);
    if (member == 0) {
      fill(255, 255, 90);
    }
    else if (member == 1) {
      fill(255, 150, 255);
    }
    else if (member == 2) {
      fill(0, 255, 85);
    }
    ellipse(position.x, position.y, width, height);
    
    move();
    scan();
  }
  
  void move() {
    if (seeRob) {
      if (attOrTrans) {
        this.vector = new PVector(position.x - transformers.get(who).position.x, position.y - transformers.get(who).position.y);
        this.velocity = new PVector((float)vector.x, (float)vector.y);
        velocity.normalize().mult(speed);
      }
      else if (!famAttackers.isEmpty()) {
        this.vector = new PVector(position.x - famAttackers.get(who).position.x, position.y - famAttackers.get(who).position.y);
        this.velocity = new PVector((float)vector.x, (float)vector.y);
        velocity.normalize().mult(speed);
      }
    }
    else if (seePlayer) {
      this.vector = new PVector(player.position.x - position.x, player.position.y - position.y);
      this.velocity = new PVector((float)vector.x, (float)vector.y);
      velocity.normalize().mult(speed);
    }
    else {
      // patrol velocity
      velocity.x = cos(orientation);
      velocity.y = sin(orientation);
      velocity.mult(speed);
      
      orientation += random(0, PI/64) - random(0, PI/64);
      keepInBounds();
    }
      
    if (!isInRoom()) {
      orientation = orientation + PI;
      
      // BOUNCE OFF EDGES
      if ((position.x < section.position.x - section.width / 2) || (position.x > section.position.x + section.width / 2)) velocity.x = -velocity.x;
      if ((position.y < section.position.y - section.height / 2) || (position.y > section.position.y + section.height / 2)) velocity.y = -velocity.y;
    }  
      
    velocity.normalize();
    position.add(velocity);
 
    float targetOrientation = atan2(velocity.y, velocity.x);
    if (abs(targetOrientation - orientation) <= ORIENT_INC) {
      orientation = targetOrientation;
    }
    
    // CORRECT ORIENTATION FROM COMPLETE ROTATIONS
    if (targetOrientation < orientation) {
      if (orientation - targetOrientation < PI) orientation -= ORIENT_INC;
      else orientation += ORIENT_INC;
    }
    else {
      if (targetOrientation - orientation < PI) orientation += ORIENT_INC;
      else orientation -= ORIENT_INC; 
    }
    keepInBounds();
  }
  
  void keepInBounds() {
    // Keep in bounds
    if (orientation > PI) orientation -= 2 * PI;
    else if (orientation < -PI) orientation += 2 * PI;
  }
  
  void scan() {
    seePlayer = false;
    seeRob = false;
    // see if any of the coordinates are in the rectangle
    // TODO: minus section size from radius measurements
    if (player.position.x > position.x - radiusW / 2 && player.position.x < position.x + radiusW / 2 &&
        player.position.y > position.y - radiusH / 2 && player.position.y < position.y + radiusH / 2) {
          seePlayer = true;
        }
    float shortestDist = radiusW;
    
    for (int i = 0; i < transformers.size(); i++) {
      if (transformers.get(i).position.x > position.x - radiusW / 2 && transformers.get(i).position.x < position.x + radiusW / 2 &&
          transformers.get(i).position.y > position.y - radiusH / 2 && transformers.get(i).position.y < position.y + radiusH / 2) {
            float a = Math.abs(position.x - transformers.get(i).position.x);
            float b = Math.abs(position.y - transformers.get(i).position.y);
            a = a * a;
            b = b * b;
            float dist = (float) Math.sqrt(a + b);
            if(dist < shortestDist) {
              shortestDist = dist; 
              seeRob = true;
              attOrTrans = true;
              who = i;
            }
        }
    }
    
    for (int i = 0; i < famAttackers.size(); i++) {
      if (famAttackers.get(i).position.x > position.x - radiusW / 2 && famAttackers.get(i).position.x < position.x + radiusW / 2 &&
          famAttackers.get(i).position.y > position.y - radiusH / 2 && famAttackers.get(i).position.y < position.y + radiusH / 2) {
            float a = Math.abs(position.x - famAttackers.get(i).position.x);
            float b = Math.abs(position.y - famAttackers.get(i).position.y);
            a = a * a;
            b = b * b;
            float dist = (float) Math.sqrt(a + b);
            if(dist < shortestDist) {
              shortestDist = dist; 
              seeRob = true;
              attOrTrans = false;
              who = i;
            }
        }
    }
  }
  
  boolean isInRoom() {
    for (int i = 0; i < map.size(); i++) {
      float l2 = map.get(i).position.x - map.get(i).width / 2;
      float r2 = map.get(i).position.x + map.get(i).width / 2;
      float t2 = map.get(i).position.y - map.get(i).height / 2;
      float b2 = map.get(i).position.y + map.get(i).height / 2;
      
      if (position.x >= l2 && position.x <= r2 && position.y >= t2 && position.y <= b2) {
        return true;
      }
    }
    return false;
  }
  
}

// ── Obstacle.pde
final class Obstacle {
  PVector position;
  int width, height;
  
  Obstacle(Section room) {
    this.position = new PVector((int) random(room.position.x - room.width / 2, room.position.x + room.width / 2), (int) random(room.position.y - room.height / 2, room.position.y + room.height / 2));
    int longLat = (int) random(0, 2);
    
    if (longLat == 0) { 
      // make horizontal
      this.width = displayWidth / 20;
      this.height = displayHeight / 60;
    }
    else {
      // make vertical
      this.width = displayWidth / 80;
      this.height = displayHeight / 15;
    }
  }
  
  void draw() {
    stroke(0);
    fill(0);
    rect(position.x, position.y, width, height);
  }
}

// ── Player.pde
final class Player {
  PVector position;
  int width, height, weight;
  int lives, colour1, colour2, colour3, counter;
  int storeLives, border1, border2, border3, counter2;
  boolean hit, invincible;
  Section location;
  
  Player(Section room) {
    this.position = room.position.copy();
    this.width = displayWidth / 64;
    this.height = displayHeight / 24;
    this.weight = 1;
    this.lives = 10;
    this.colour3 = 255;
    this.counter = 0;
    this.hit = false;
    this.location = room;
  }
  
  void draw() {
    strokeWeight(weight);
    stroke(border1, border2, border3);
    fill(colour1, colour2, colour3);
    rect(position.x, position.y, width, height);
    if (counter > 0) {
      counter--;
    }
    else if (counter == 0) {
      colour1 = 0;
      colour2 = 0;
      colour3 = 255;
    }
    
    if (counter2 > 0) {
      counter2--;
      lives = storeLives;
    }
    else if (counter2 == 0) {
      weight = 1;
      border1 = 0;
      border2 = 0;
      border3 = 0;
    }
  }
  
  void move(char dir) {
    int speed = 20;

    // if there is a section higher/lefter/right/lower than current section  
    if (dir == 'w') {
      if (isInRoom(position.x, position.y - speed)) {
        position.y = position.y - speed;
      }
    }
    else if (dir == 'a') {
      if (isInRoom(position.x - speed, position.y)) {
        position.x = position.x - speed;
      }
    }
    else if (dir == 's') {
      if (isInRoom(position.x, position.y + speed)) {
        position.y = position.y + speed;
      }
    }
    else if (dir == 'd') {
      if (isInRoom(position.x + speed, position.y)) {
        position.x = position.x + speed;
      }
    }
  }
  
  Bullet fire(int x, int y) {
    Bullet bullet = new Bullet(position, new PVector(x, y), 0);
    return bullet;
  }
  
  void hit() {
    if (!invincible) {
      colour1 = 255;
      colour2 = 255;
      colour3 = 0;
      counter = second / 10;
      counter2 = second;
      lives--;
      storeLives = lives;
    }
  }
  
  void invincible() {
    // TODO: sound effect of power!
    weight = 5;
    border1 = 255;
    border2 = 255;
    border3 = 0;
    counter2 = second * 5;
    storeLives = lives;
    invincible = true;
  }
  
  void bumpWall() {
    counter2 = second * 2;
    storeLives = lives;
  }
  
  void updateLocation(Section room) {
    location = room;
  }
  
  void getLocation() {
    for (int i = 0; i < map.size(); i++) {
      // check which rooms are higher than current
      float l2 = map.get(i).position.x - map.get(i).width / 2;
      float r2 = map.get(i).position.x + map.get(i).width / 2;
      float t2 = map.get(i).position.y - map.get(i).height / 2;
      float b2 = map.get(i).position.y + map.get(i).height / 2;
      
      if (position.x > l2 && position.x < r2 && position.y > t2 && position.y < b2) {
        location = map.get(i);
        break;
      }
    }
  }
  
  boolean isInRoom(float x, float y) {
    for (int i = 0; i < map.size(); i++) {
      float l2 = map.get(i).position.x - map.get(i).width / 2;
      float r2 = map.get(i).position.x + map.get(i).width / 2;
      float t2 = map.get(i).position.y - map.get(i).height / 2;
      float b2 = map.get(i).position.y + map.get(i).height / 2;
      
      //println("xs " + l2 + " " + r2 + " ys" + t2 + " " + b2);
      //println("x: " + x + ", y: " + y);
      
      if (x >= l2 && x <= r2 && y >= t2 && y <= b2) {
        return true;
      }
    }
    return false;
  }
}

// ── PowerUp.pde
final class PowerUp {
  PVector position;
  int width, height, type;
  int colour1, colour2, colour3;
  float vertices[];
  
  PowerUp(Section room, int type) {
    this.position = new PVector((int) random(room.position.x - room.width / 2, room.position.x + room.width / 2), (int) random(room.position.y - room.height / 2, room.position.y + room.height / 2));
    this.type = type;
    colour1 = 0;
    if (type == 0) {
      // blue
      this.colour2 = 255;
      this.colour3 = 255;
    }
    else {
      // green
      this.colour2 = 235;
      this.colour3 = 22;
    }
    this.vertices = new float[16];
  }
  
  void draw() {
    stroke(0);
    fill(colour1, colour2, colour3);
    polygon(position.x, position.y, 20, 7);
    //rotate(frameCount / -100.0);
  }
  
  void polygon(float x, float y, float radius, int npoints) {
    float angle = TWO_PI / npoints;
    beginShape();
    
    int b = 0;
    for (float a = 0; a < TWO_PI; a += angle) {
      float sx = x + cos(a) * radius;
      float sy = y + sin(a) * radius;
      vertex(sx, sy);
      vertices[b++] = sx;
      vertices[b++] = sy;
    }
    endShape(CLOSE);
  }
  
  boolean contains(float x, float y) {
    int intersects = 0;
    for (int j = 0; j < vertices.length; j += 2) {
      float x1 = vertices[j];
      float y1 = vertices[j + 1];
      float x2 = vertices[(j + 2) % vertices.length];
      float y2 = vertices[(j + 3) % vertices.length];
      
      if (((y1 <= y && y < y2) || (y2 <= y && y < y1)) && x < ((x2 - x1) / (y2 - y1) * (y - y1) + x1)) {
        intersects++;
      }
    }
    return (intersects & 1) == 1;
  }
  
  int activate() {
    return type;
  }
}

// https://processing.org/examples/regularpolygon.html

// ── Section.pde
public class Section {
  PVector position = new PVector();
  int width, height;
  boolean type;  // false = corridor, true = room
  
  Section(int x, int y, int width, int height, boolean type) {
    this.position.x = x;
    this.position.y = y;
    this.width = width;
    this.height = height;
    this.type = type;
  }
  
  void draw() {
    fill(200);
    stroke(0);
    strokeWeight(0);
    rect(position.x, position.y, width, height);
  }
}

// ── SuperRob.pde
final class SuperRob {
  PVector position, target, vector, velocity;
  float orientation;
  Section location;
  int width, height;
  int radiusW, radiusH;
  boolean see;  // true for player, false for family
  int start, cooldown;
  int speed, counter;
  
  SuperRob(float x, float y) {
    this.position = new PVector(x, y);
    this.vector = new PVector(0, 0);
    this.velocity = new PVector(0, 0);
    this.orientation = 0f;
    getLocation();
    this.width = displayWidth / 35;
    this.height = displayHeight / 18;
    this.radiusW = displayWidth / 3;
    this.radiusH = displayHeight / 3;
    this.cooldown = 0;
    this.speed = 2;
    this.start = second * 2;
  }
  
  Bullet draw() {
    strokeWeight(2);
    stroke(255, 255, 0);
    fill(255, 0, 255);
    ellipse(position.x, position.y, width, height);
    // orange for family attacker
    cooldown--;
    return move();
  }
  
  Bullet move() {    
    // chase using target var
    if (see && isInRoom()) {
      this.vector = new PVector(target.x - position.x, target.y - position.y);
      this.velocity = new PVector((float)vector.x, (float)vector.y);      
    }
    else if (!see && isInRoom()) {
      velocity.x = cos(orientation);
      velocity.y = sin(orientation);
    }
    else if (!see && !isInRoom()) {
      // BOUNCE OFF EDGE
      orientation = orientation + PI;
      if ((position.x < location.position.x + location.width / 2) || (position.x > location.position.x - location.width / 2)) velocity.x = -velocity.x ;
      if ((position.y < location.position.y + location.height / 2) || (position.y > location.position.y - location.height / 2)) velocity.y = -velocity.y ;
    }

    
    velocity.normalize().mult(speed);
    position.add(velocity);
    
    float targetOrientation = atan2(velocity.y, velocity.x);
    if (abs(targetOrientation - orientation) <= ORIENT_INC) {
      orientation = targetOrientation;
      if (counter > 0) {
        counter--;
      }
      else if (counter == 0) { 
        speed = 1;
      }
      return scan();
    }
    
    // CORRECT ORIENTATION FROM COMPLETE ROTATIONS
    if (targetOrientation < orientation) {
      if (orientation - targetOrientation < PI) orientation -= ORIENT_INC;
      else orientation += ORIENT_INC;
    }
    else {
      if (targetOrientation - orientation < PI) orientation += ORIENT_INC;
      else orientation -= ORIENT_INC; 
    }
    
    // Keep in bounds
    if (orientation > PI) orientation -= 2 * PI;
    else if (orientation < -PI) orientation += 2 * PI;    
      
    if (counter > 0) {
      counter--;
    }
    else if (counter == 0) { 
      speed = 1;
    }
      
    return scan();
  }
  
  Bullet scan() {
    target = player.position;
    
    // perform scan
    see = false;
    // TODO: minus section size from radius measurements
    if (player.position.x > position.x - radiusW / 2 && player.position.x < position.x + radiusW / 2 &&
        player.position.y > position.y - radiusH / 2 && player.position.y < position.y + radiusH / 2) {
          see = true;
        }
    // see PursueSketch
    if (start > 0) {
      start--;
    }
    if(cooldown <= 0 && start == 0) {
      return fire(target);
    }
    else {
      return null;
    }
  }
  
  Bullet fire(PVector target) {
    Bullet bullet = new Bullet(position, target, 3);
    cooldown = second / 5;
    return bullet;
  }
    
  void getLocation() {
    for (int i = 0; i < map.size(); i++) {
      // check which rooms are higher than current
      float l2 = map.get(i).position.x - map.get(i).width / 2;
      float r2 = map.get(i).position.x + map.get(i).width / 2;
      float t2 = map.get(i).position.y - map.get(i).height / 2;
      float b2 = map.get(i).position.y + map.get(i).height / 2;
      
      if (position.x > l2 && position.x < r2 && position.y > t2 && position.y < b2) {
        location = map.get(i);
        break;
      }
    }
  }
  
  boolean isInRoom() {
    for (int i = 0; i < map.size(); i++) {
      float l2 = map.get(i).position.x - map.get(i).width / 2;
      float r2 = map.get(i).position.x + map.get(i).width / 2;
      float t2 = map.get(i).position.y - map.get(i).height / 2;
      float b2 = map.get(i).position.y + map.get(i).height / 2;
      
      if (position.x >= l2 && position.x <= r2 && position.y >= t2 && position.y <= b2) {
        return true;
      }
    }
    return false;
  }
}

// ── TransformRob.pde
final class TransformRob {
  PVector position, target, vector, velocity;
  float orientation;
  Section location;
  int width, height;
  int radiusW, radiusH;
  boolean see;  // true for player, false for family
  int start, cooldown;
  float speed, counter;
  
  TransformRob(Section room) {
    this.position = new PVector((int) random(room.position.x - room.width / 2, room.position.x + room.width / 2), (int) random(room.position.y - room.height / 2, room.position.y + room.height / 2));
    this.vector = new PVector(0, 0);
    this.velocity = new PVector(0, 0);
    this.orientation = 0f;
    this.location = room;
    this.width = displayWidth / 45;
    this.height = displayHeight / 27;
    this.radiusW = displayWidth / 3;
    this.radiusH = displayHeight / 3;
    this.cooldown = 0;
    this.speed = .5f;
    this.start = second * 2;
  }
  
  void draw() {
    stroke(255, 0, 0);
    strokeWeight(1);
    fill(255, 255, 0);
    ellipse(position.x, position.y, width, height);
    // orange for family attacker
    cooldown--;
    move();
  }
  
  void  move() {    
    // chase using target var
    if (see && isInRoom()) {
      this.vector = new PVector(target.x - position.x, target.y - position.y);
      this.velocity = new PVector((float)vector.x, (float)vector.y);      
    }
    else if (!see && isInRoom()) {
      velocity.x = cos(orientation);
      velocity.y = sin(orientation);
    }
    else if (!see && !isInRoom()) {
      // BOUNCE OFF EDGE
      orientation = orientation + PI;
      if ((position.x < location.position.x + location.width / 2) || (position.x > location.position.x - location.width / 2)) velocity.x = -velocity.x ;
      if ((position.y < location.position.y + location.height / 2) || (position.y > location.position.y - location.height / 2)) velocity.y = -velocity.y ;
    }

    
    velocity.normalize().mult(speed);
    position.add(velocity);
    
    float targetOrientation = atan2(velocity.y, velocity.x);
    if (abs(targetOrientation - orientation) <= ORIENT_INC) {
      orientation = targetOrientation;
      if (counter > 0) {
        counter--;
      }
      else if (counter == 0) { 
        speed = 1;
      }
      scan();
      return;
    }
    
    // CORRECT ORIENTATION FROM COMPLETE ROTATIONS
    if (targetOrientation < orientation) {
      if (orientation - targetOrientation < PI) orientation -= ORIENT_INC;
      else orientation += ORIENT_INC;
    }
    else {
      if (targetOrientation - orientation < PI) orientation += ORIENT_INC;
      else orientation -= ORIENT_INC; 
    }
    
    // Keep in bounds
    if (orientation > PI) orientation -= 2 * PI;
    else if (orientation < -PI) orientation += 2 * PI;    
      
    if (counter > 0) {
      counter--;
    }
    else if (counter == 0) { 
      speed = 1;
    }
      
    scan();
  }
  
  void scan() {
    float shortest = displayWidth;
    int victim = 0;
    for (int i = 0; i < family.size(); i++) {
      // for all, detect shortest dist
      float a = Math.abs(position.x - family.get(i).position.x);
      float b = Math.abs(position.y - family.get(i).position.y);
      
      a = a * a;
      b = b * b;
      
      float dist = (float) Math.sqrt(a + b);
      
      if (dist < shortest) {
        shortest = dist;
        victim = i;
      }
    }
    if (!family.isEmpty()) {
      target = family.get(victim).position;
    }
    
    // perform scan
    see = false;
    // TODO: minus section size from radius measurements
    if (target.x > position.x - radiusW / 2 && target.x < position.x + radiusW / 2 &&
        target.y > position.y - radiusH / 2 && target.y < position.y + radiusH / 2) {
          see = true;
        }
    // see PursueSketch
  }
  
  void slow() {
    counter = second * 3;
    speed = 0;
  }
  
  boolean isInRoom() {
    for (int i = 0; i < map.size(); i++) {
      float l2 = map.get(i).position.x - map.get(i).width / 2;
      float r2 = map.get(i).position.x + map.get(i).width / 2;
      float t2 = map.get(i).position.y - map.get(i).height / 2;
      float b2 = map.get(i).position.y + map.get(i).height / 2;
      
      if (position.x >= l2 && position.x <= r2 && position.y >= t2 && position.y <= b2) {
        return true;
      }
    }
    return false;
  }
}
